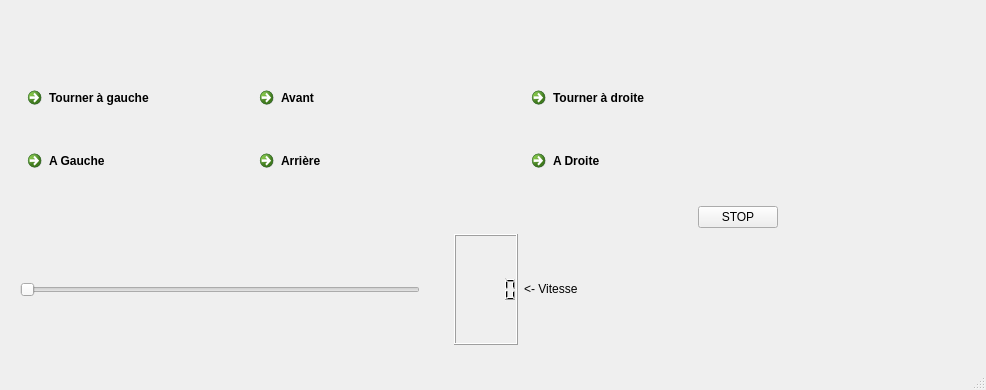
<?xml version="1.0" encoding="UTF-8"?>
<ui version="4.0">
 <class>MainWindow</class>
 <widget class="QMainWindow" name="MainWindow">
  <property name="geometry">
   <rect>
    <x>0</x>
    <y>0</y>
    <width>986</width>
    <height>390</height>
   </rect>
  </property>
  <property name="windowTitle">
   <string>MainWindow</string>
  </property>
  <widget class="QWidget" name="centralwidget">
   <widget class="QWidget" name="horizontalLayoutWidget">
    <property name="geometry">
     <rect>
      <x>20</x>
      <y>80</y>
      <width>758</width>
      <height>265</height>
     </rect>
    </property>
    <layout class="QHBoxLayout" name="horizontalLayout">
     <item>
      <layout class="QGridLayout" name="gridLayout">
       <item row="4" column="3">
        <layout class="QVBoxLayout" name="verticalLayout">
         <item>
          <spacer name="verticalSpacer_3">
           <property name="orientation">
            <enum>Qt::Vertical</enum>
           </property>
           <property name="sizeHint" stdset="0">
            <size>
             <width>20</width>
             <height>40</height>
            </size>
           </property>
          </spacer>
         </item>
         <item>
          <spacer name="verticalSpacer_4">
           <property name="orientation">
            <enum>Qt::Vertical</enum>
           </property>
           <property name="sizeHint" stdset="0">
            <size>
             <width>20</width>
             <height>40</height>
            </size>
           </property>
          </spacer>
         </item>
        </layout>
       </item>
       <item row="2" column="2">
        <widget class="QCommandLinkButton" name="commandLinkButton_6">
         <property name="styleSheet">
          <string notr="true">QPushButton {
	border radus: 28px;
	background-color: rgb(255, 105, 105);
}</string>
         </property>
         <property name="text">
          <string>Arrière</string>
         </property>
         <property name="icon">
          <iconset>
           <normaloff>../fleche_bas_2.png</normaloff>../fleche_bas_2.png</iconset>
         </property>
        </widget>
       </item>
       <item row="1" column="0">
        <widget class="QCommandLinkButton" name="commandLinkButton_3">
         <property name="cursor">
          <cursorShape>ArrowCursor</cursorShape>
         </property>
         <property name="styleSheet">
          <string notr="true">QPushButton {
	border radus: 28px;
	background-color: rgb(255, 105, 105);
}</string>
         </property>
         <property name="text">
          <string>Tourner à gauche</string>
         </property>
         <property name="icon">
          <iconset>
           <normaloff>../fleche_gauche_2.png</normaloff>../fleche_gauche_2.png</iconset>
         </property>
        </widget>
       </item>
       <item row="4" column="5">
        <widget class="QLabel" name="label">
         <property name="text">
          <string>&lt;- Vitesse</string>
         </property>
        </widget>
       </item>
       <item row="4" column="0" colspan="3">
        <layout class="QHBoxLayout" name="horizontalLayout_2">
         <item>
          <widget class="QSlider" name="horizontalSlider">
           <property name="minimum">
            <number>1</number>
           </property>
           <property name="maximum">
            <number>255</number>
           </property>
           <property name="orientation">
            <enum>Qt::Horizontal</enum>
           </property>
          </widget>
         </item>
        </layout>
       </item>
       <item row="1" column="5">
        <widget class="QCommandLinkButton" name="commandLinkButton_5">
         <property name="cursor">
          <cursorShape>ArrowCursor</cursorShape>
         </property>
         <property name="styleSheet">
          <string notr="true">QPushButton {
	border radus: 28px;
	background-color: rgb(255, 105, 105);
}</string>
         </property>
         <property name="text">
          <string>Tourner à droite</string>
         </property>
         <property name="icon">
          <iconset>
           <normaloff>../fleche_droite_2.png</normaloff>../fleche_droite_2.png</iconset>
         </property>
        </widget>
       </item>
       <item row="1" column="2">
        <widget class="QCommandLinkButton" name="commandLinkButton">
         <property name="cursor">
          <cursorShape>ArrowCursor</cursorShape>
         </property>
         <property name="styleSheet">
          <string notr="true">QPushButton {
	border radus: 28px;
	background-color: rgb(255, 105, 105);
}</string>
         </property>
         <property name="text">
          <string>Avant</string>
         </property>
         <property name="icon">
          <iconset>
           <normaloff>../fleche_haut_2.png</normaloff>../fleche_haut_2.png</iconset>
         </property>
        </widget>
       </item>
       <item row="3" column="6">
        <widget class="QPushButton" name="pushButton_4">
         <property name="text">
          <string>STOP</string>
         </property>
         <property name="icon">
          <iconset>
           <normaloff>../pngtree-vector-stop-icon-png-image_4869915.jpg</normaloff>../pngtree-vector-stop-icon-png-image_4869915.jpg</iconset>
         </property>
        </widget>
       </item>
       <item row="2" column="5">
        <widget class="QCommandLinkButton" name="commandLinkButton_7">
         <property name="styleSheet">
          <string notr="true">QPushButton {
	border radus: 28px;
	background-color: rgb(255, 105, 105);
}</string>
         </property>
         <property name="text">
          <string>A Droite</string>
         </property>
         <property name="icon">
          <iconset>
           <normaloff>../fleche_droite_2.png</normaloff>../fleche_droite_2.png</iconset>
         </property>
        </widget>
       </item>
       <item row="2" column="0">
        <widget class="QCommandLinkButton" name="commandLinkButton_4">
         <property name="styleSheet">
          <string notr="true">QPushButton {
	border radus: 28px;
	background-color: rgb(255, 105, 105);
}</string>
         </property>
         <property name="text">
          <string>A Gauche</string>
         </property>
         <property name="icon">
          <iconset>
           <normaloff>../fleche_gauche_2.png</normaloff>../fleche_gauche_2.png</iconset>
         </property>
        </widget>
       </item>
       <item row="1" column="1" rowspan="3">
        <spacer name="verticalSpacer">
         <property name="orientation">
          <enum>Qt::Vertical</enum>
         </property>
         <property name="sizeHint" stdset="0">
          <size>
           <width>28</width>
           <height>48</height>
          </size>
         </property>
        </spacer>
       </item>
       <item row="1" column="3" rowspan="3">
        <spacer name="verticalSpacer_2">
         <property name="orientation">
          <enum>Qt::Vertical</enum>
         </property>
         <property name="sizeHint" stdset="0">
          <size>
           <width>28</width>
           <height>148</height>
          </size>
         </property>
        </spacer>
       </item>
       <item row="4" column="4">
        <widget class="QLCDNumber" name="lcdNumber"/>
       </item>
      </layout>
     </item>
    </layout>
   </widget>
  </widget>
  <widget class="QMenuBar" name="menubar">
   <property name="geometry">
    <rect>
     <x>0</x>
     <y>0</y>
     <width>986</width>
     <height>21</height>
    </rect>
   </property>
  </widget>
  <widget class="QStatusBar" name="statusbar"/>
 </widget>
 <resources/>
 <connections/>
</ui>
